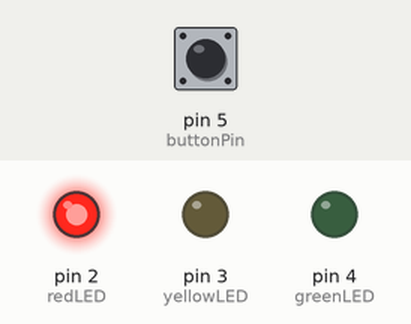
A sketch run on a simulated Arduino Uno, built with avr-gcc and run on an emulated ATmega328P. Parts: output pins drawn as LEDs (lit = HIGH). Inputs (shaded band) come from the test bench; at power-on: pin 5 (buttonPin) LOW.

Above: at 1.2 s.
1.3 s: pin 5 (buttonPin) pulled HIGH for 0.15 s
At 2.1 s:
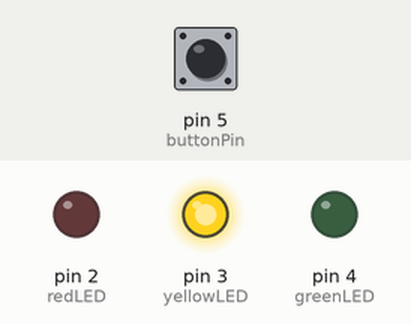
2.9 s: pin 5 (buttonPin) pulled HIGH for 1 s
At 3.3 s:
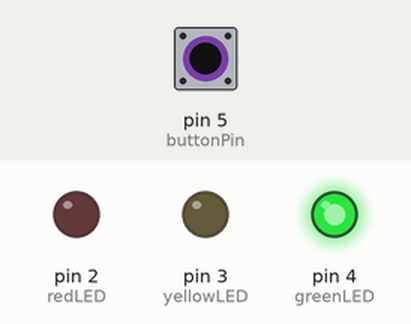
5.4 s: pin 5 (buttonPin) pulled HIGH for 3.2 s
At 6.4 s:
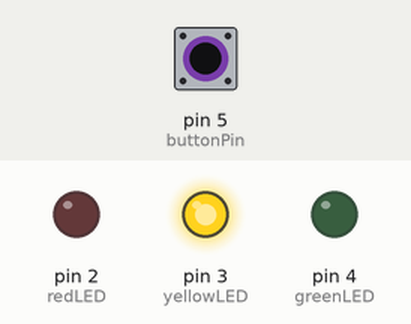
Timing chart, 0 to 8.4 s (numbered marks = the images above; inputs shaded):
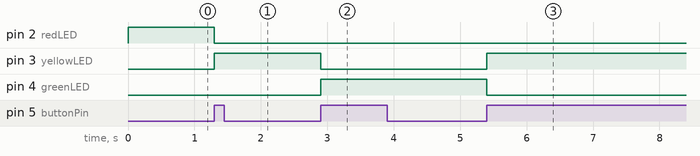

Measured:
- after the input at 1.3 s, pin 2 (redLED): HIGH → LOW at once; pin 3 (yellowLED): LOW → HIGH at once
- after the input at 2.9 s, pin 3 (yellowLED): HIGH → LOW at once; pin 4 (greenLED): LOW → HIGH at once
- after the input at 5.4 s, pin 3 (yellowLED): LOW → HIGH at once; pin 4 (greenLED): HIGH → LOW at once

The sketch:

semaforoMateo.ino
```cpp
const int redLED = 2;
const int yellowLED = 3;
const int greenLED = 4;
const int buttonPin = 5;

int state = 0; // Variable para controlar el estado del semáforo
bool lastButtonState = LOW; // Estado previo del botón
bool buttonState; // Estado actual del botón

void setup() {
  pinMode(redLED, OUTPUT);
  pinMode(yellowLED, OUTPUT);
  pinMode(greenLED, OUTPUT);
  pinMode(buttonPin, INPUT);

  // Inicializamos en el estado Rojo
  digitalWrite(redLED, HIGH);
  digitalWrite(yellowLED, LOW);
  digitalWrite(greenLED, LOW);
}

void loop() {
  buttonState = digitalRead(buttonPin);

  // Detectamos el cambio de estado del botón
  if (buttonState == HIGH && lastButtonState == LOW) {
    // Cambiamos el estado del semáforo
    state = (state + 1) % 5;

    // Actualizamos los LEDs según el estado
    if (state == 0) { // Rojo
      digitalWrite(redLED, HIGH);
      digitalWrite(yellowLED, LOW);
      digitalWrite(greenLED, LOW);
    } else if (state == 1) { // Amarillo
      digitalWrite(redLED, LOW);
      digitalWrite(yellowLED, HIGH);
      digitalWrite(greenLED, LOW);
    } else if (state == 2) { // Verde
      digitalWrite(redLED, LOW);
      digitalWrite(yellowLED, LOW);
      digitalWrite(greenLED, HIGH);
    } else if (state == 3) { // Amarillo
      digitalWrite(redLED, LOW);
      digitalWrite(yellowLED, HIGH);
      digitalWrite(greenLED, LOW);
    } else if (state == 4) { // Rojo
      digitalWrite(redLED, HIGH);
      digitalWrite(yellowLED, LOW);
      digitalWrite(greenLED, LOW);
    }

    // Actualizamos el estado previo del botón
    lastButtonState = buttonState;
  } else {
    lastButtonState = buttonState;
  }
}
```
